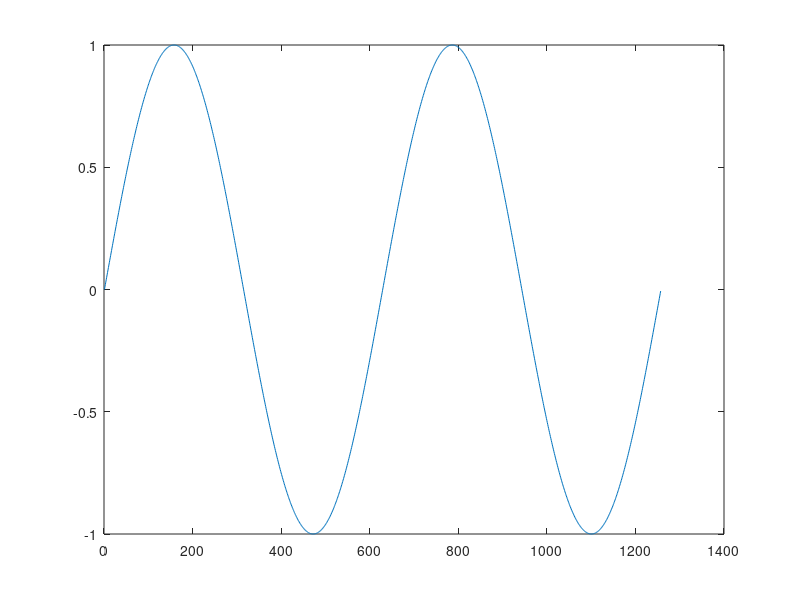
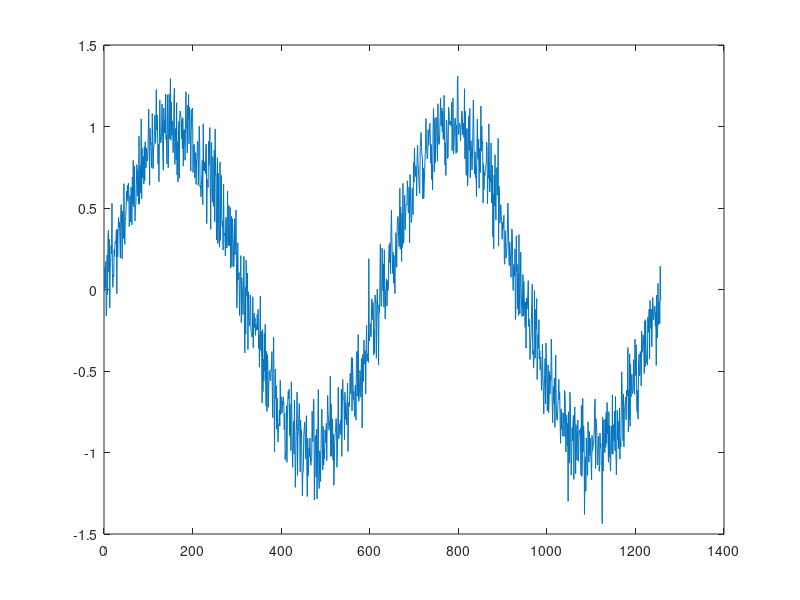
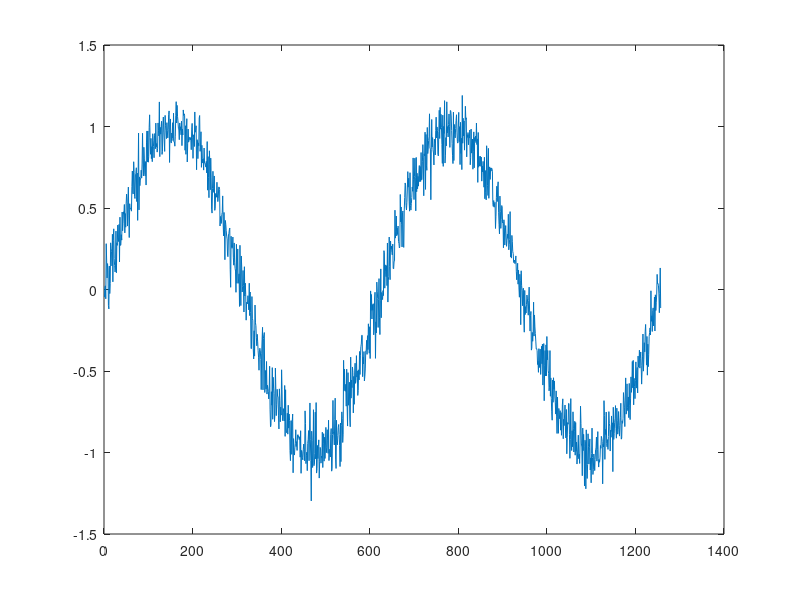

Here is the MATLAB script that generated these plots, in order: (Note: this script raises an error after producing the figures.)
clc;
clear all;
close all;

sigma_control = 0.15;
sigma_measure = 0.1;

signal = sin(0:0.01:4*pi);

plot(signal);

signal_control = signal + normrnd(0, sigma_control, size(signal));
signal_measure = signal + normrnd(0, sigma_measure, size(signal));

signal_filtered = zeros(size(signal));

figure; plot(signal_control); 
figure; plot(signal_measure);

x = 0;
P = 1;

for ii = 1:length(signal_control)
    
    u = signal_control(ii);
    z = signal_measure(ii);

    [x, P] = KalmanFilter(x, P, u, z, sigma_control, sigma_measure);

    signal_filtered(ii) = x;

end

figure; plot(signal_filtered);

function[x, P] = KalmanFilter(x, P, u, z, sigma_u, sigma_z)
    % State transition matrix
    F = [0];
    % Control coefficient matrix - maps control vector into state vector space
    B = [1];
    % Process noise matrix
    Q = [sigma_u];
    % Observation matrix 
    H = [1];
    % Measurement noise
    R = [sigma_z];
    
    % Prediction step
    x = F*x + B*u
    P = F*P*F' + Q
    
    % Update step
    K = P*H'*inv(H*P*H' + R)
    x = x + K*(z - H*x)
    P = (eye(length(x)) - K*H)*P*(eye(length(x)) - K*H)' + K*R*K';
end